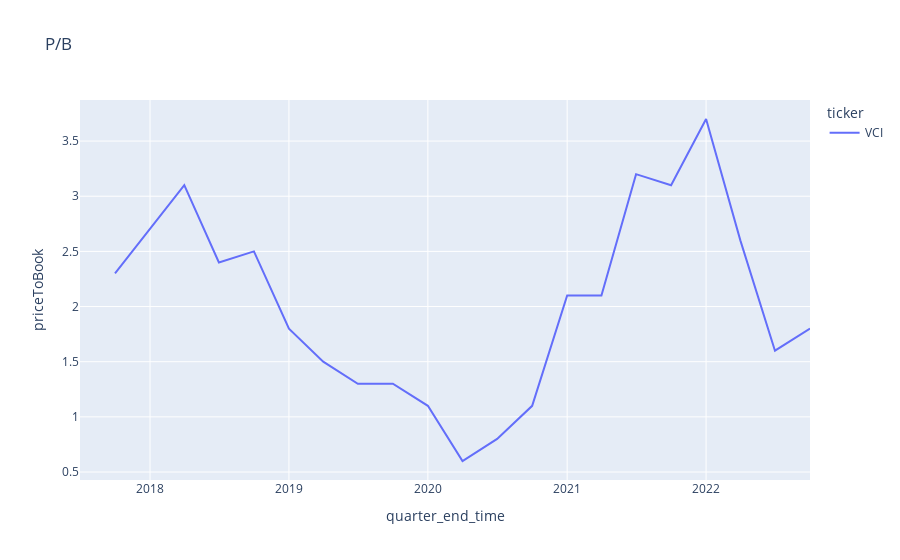

Notebook source saved alongside this figure:
### Markdown cell above
## P/B

### Code cell
import seaborn as sns
import plotly.express as px

fig = px.line(
    balancesheet_financialratio_incomestatement_per_group,
    x="quarter_end_time",
    y="priceToBook",
    color="ticker",
    title="P/B",
)
fig.show()

### Figure 1 — Plotly figure (JSON) as saved in the notebook; plotly's stock layout.template omitted (floating-point values rounded to 4 significant figures)
{"data": [{"hovertemplate": "ticker=VCI<br>quarter_end_time=%{x}<br>priceToBook=%{y}<extra></extra>", "legendgroup": "VCI", "line": {"color": "#636efa", "dash": "solid"}, "marker": {"symbol": "circle"}, "mode": "lines", "name": "VCI", "orientation": "v", "showlegend": true, "type": "scatter", "x": ["2022-09-30T23:59:59.999999", "2022-06-30T23:59:59.999999", "2022-03-31T23:59:59.999999", "2021-12-31T23:59:59.999999", "2021-09-30T23:59:59.999999", "2021-06-30T23:59:59.999999", "2021-03-31T23:59:59.999999", "2020-12-31T23:59:59.999999", "2020-09-30T23:59:59.999999", "2020-06-30T23:59:59.999999", "2020-03-31T23:59:59.999999", "2019-12-31T23:59:59.999999", "2019-09-30T23:59:59.999999", "2019-06-30T23:59:59.999999", "2019-03-31T23:59:59.999999", "2018-12-31T23:59:59.999999", "2018-09-30T23:59:59.999999", "2018-06-30T23:59:59.999999", "2018-03-31T23:59:59.999999", "2017-12-31T23:59:59.999999", "2017-09-30T23:59:59.999999", "2017-06-30T23:59:59.999999"], "xaxis": "x", "y": [1.8, 1.6, 2.6, 3.7, 3.1, 3.2, 2.1, 2.1, 1.1, 0.8, 0.6, 1.1, 1.3, 1.3, 1.5, 1.8, 2.5, 2.4, 3.1, 2.7, 2.3, null], "yaxis": "y"}], "layout": {"legend": {"title": {"text": "ticker"}, "tracegroupgap": 0}, "title": {"text": "P/B"}, "xaxis": {"anchor": "y", "domain": [0, 1], "title": {"text": "quarter_end_time"}}, "yaxis": {"anchor": "x", "domain": [0, 1], "title": {"text": "priceToBook"}}}}
